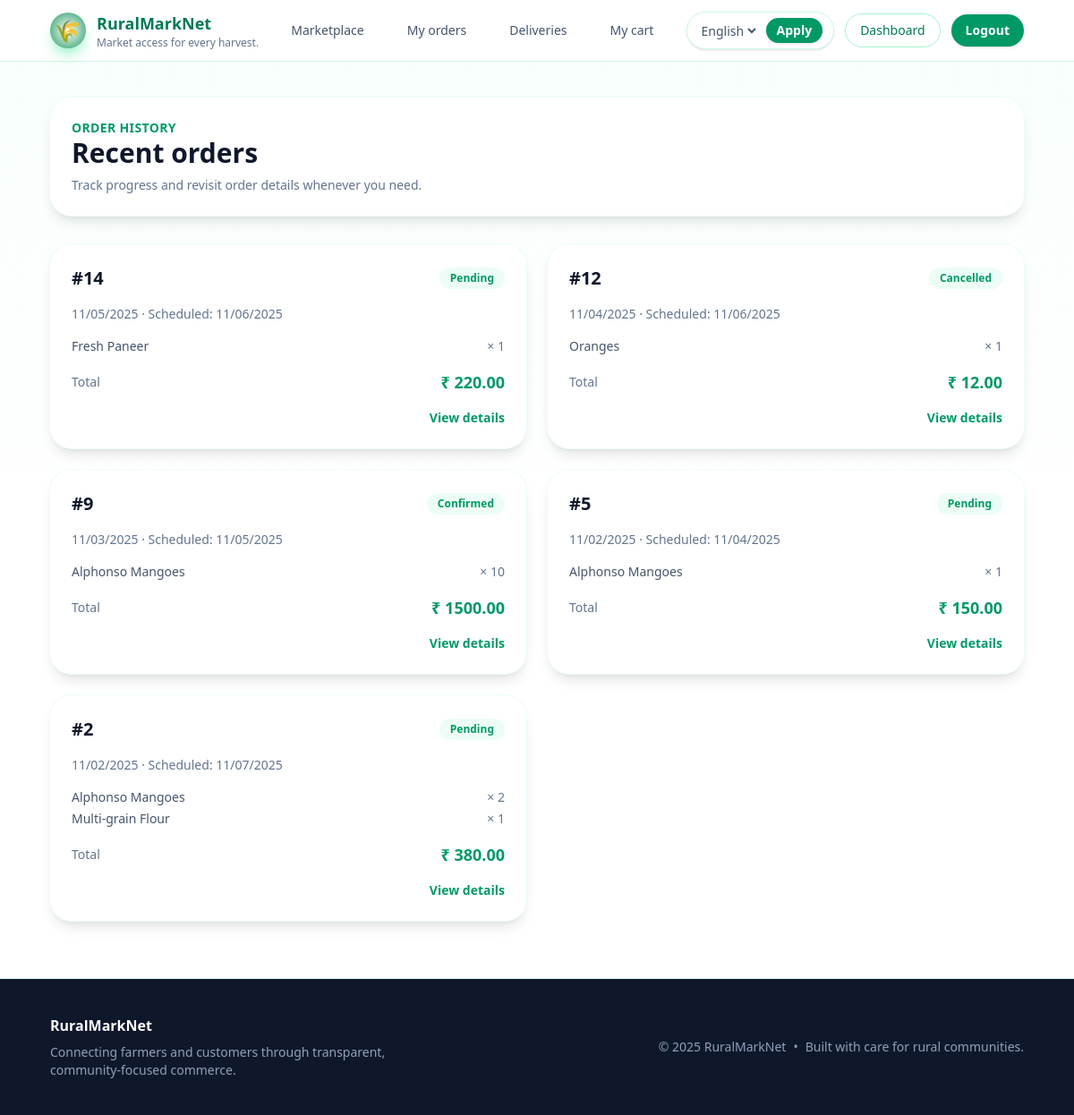
Page /orders/my/ (signed in) on the earlier database version.
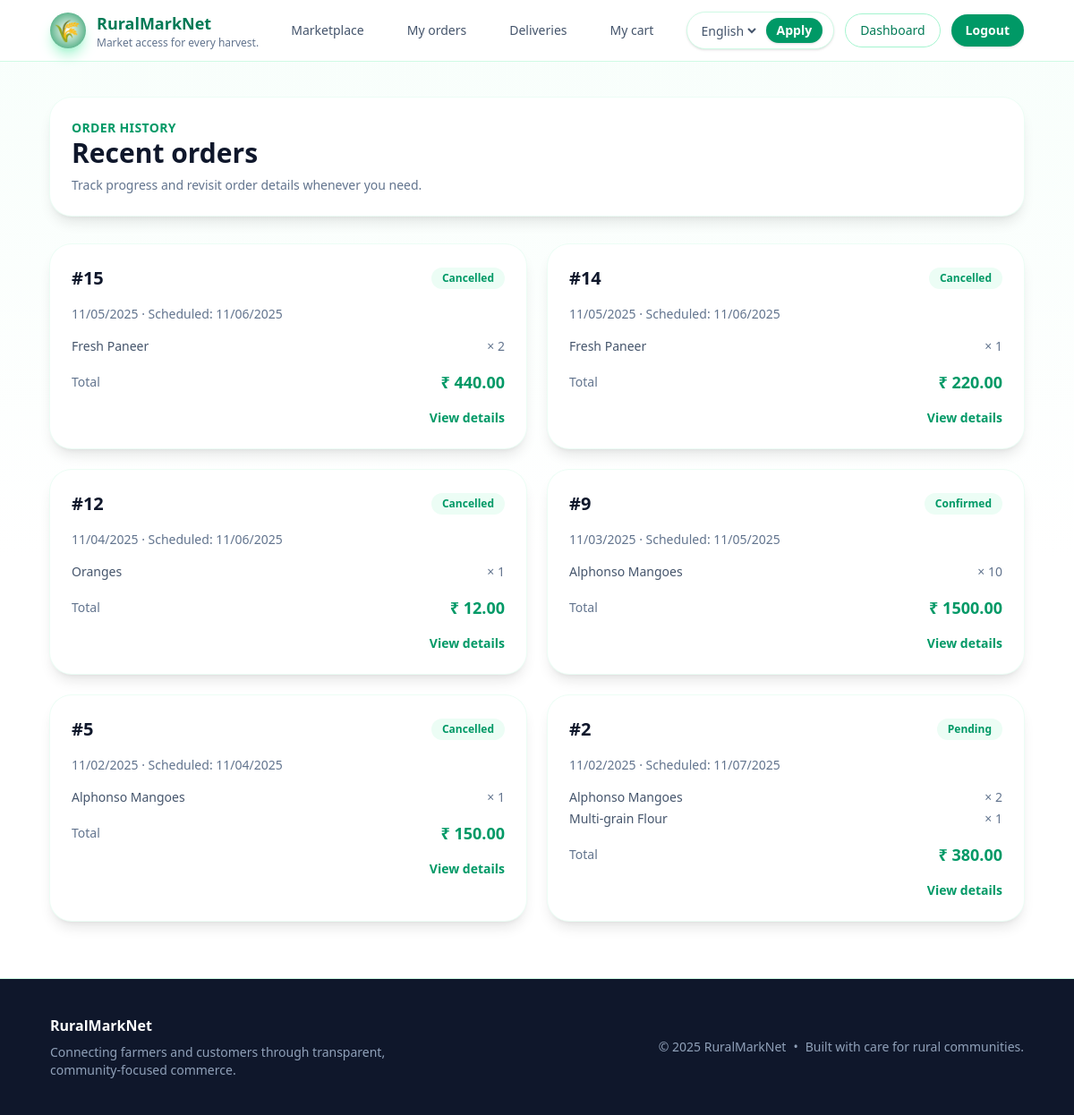
Same page on the later database version.
### orders/models.py (models this page shows, shortened)
class Order(models.Model):
    class Status(models.TextChoices):
        CART = "cart", _("Cart")
        PENDING = "pending", _("Pending")
        CONFIRMED = "confirmed", _("Confirmed")
        SHIPPED = "shipped", _("Shipped")
        DELIVERED = "delivered", _("Delivered")
        CANCELLED = "cancelled", _("Cancelled")
    class PaymentStatus(models.TextChoices):
        UNPAID = "unpaid", _("Unpaid")
        PAID = "paid", _("Paid")
        REFUNDED = "refunded", _("Refunded")
        FAILED = "failed", _("Failed")
    customer = models.ForeignKey(
        settings.AUTH_USER_MODEL,
        on_delete=models.CASCADE,
        related_name="orders",
    )
    status = models.CharField(
        max_length=20, choices=Status.choices, default=Status.CART
    )
    payment_status = models.CharField(
        max_length=20, choices=PaymentStatus.choices, default=PaymentStatus.UNPAID
    )
    total_amount = models.DecimalField(max_digits=10, decimal_places=2, default=0)
    delivery_address = models.TextField(blank=True)
    scheduled_date = models.DateField(null=True, blank=True)
    scheduled_window = models.CharField(max_length=50, blank=True)
    notes = models.TextField(blank=True)
    created_at = models.DateTimeField(auto_now_add=True)
    updated_at = models.DateTimeField(auto_now=True)
    class Meta:
        ordering = ["-created_at"]

class OrderItem(models.Model):
    order = models.ForeignKey(
        Order,
        on_delete=models.CASCADE,
        related_name="items",
    )
    product = models.ForeignKey(Product, on_delete=models.PROTECT)
    quantity = models.PositiveIntegerField(default=1)
    price = models.DecimalField(max_digits=8, decimal_places=2)
    line_total = models.DecimalField(max_digits=10, decimal_places=2, editable=False)
    class Meta:
        unique_together = ("order", "product")

### products/models.py (models this page shows, shortened)
class Product(models.Model):
    class Categories(models.TextChoices):
        VEGETABLES = "vegetables", _("Vegetables")
        FRUITS = "fruits", _("Fruits")
        DAIRY = "dairy", _("Dairy")
        GRAINS = "grains", _("Grains")
        OTHERS = "others", _("Others")
    class Units(models.TextChoices):
        KILOGRAM = "kg", _("Kilogram")
        GRAM = "g", _("Gram")
        LITRE = "l", _("Litre")
        PIECE = "piece", _("Piece")
        BUNCH = "bunch", _("Bunch")
    class QualityGrades(models.TextChoices):
        PREMIUM = "premium", _("Premium grade")
        STANDARD = "standard", _("Standard grade")
        ECONOMY = "economy", _("Economy grade")
    class FarmingPractices(models.TextChoices):
        ORGANIC = "organic", _("Organic")
        NATURAL = "natural", _("Natural")
        CONVENTIONAL = "conventional", _("Conventional")
        HYDROPONIC = "hydroponic", _("Hydroponic")
    name = models.CharField(max_length=255)
    slug = models.SlugField(unique=True, blank=True)
    farmer = models.ForeignKey(
        settings.AUTH_USER_MODEL,
        on_delete=models.CASCADE,
        related_name="products",
    )
    category = models.CharField(max_length=32, choices=Categories.choices)
    description = models.TextField(blank=True)
    price = models.DecimalField(max_digits=8, decimal_places=2)
    unit = models.CharField(
        max_length=16,
        choices=Units.choices,
        default=Units.KILOGRAM,
        help_text=_("Measurement customers will see when ordering."),
    )
    unit_quantity = models.DecimalField(
        max_digits=6,
        decimal_places=2,
        default=Decimal("1.00"),
        validators=[MinValueValidator(Decimal("0.01"))],
        help_text=_("Amount of produce included per unit."),
    )
    quality_grade = models.CharField(
        max_length=32,
        choices=QualityGrades.choices,
        default=QualityGrades.STANDARD,
        help_text=_("Visible quality grade to reassure buyers."),
    )
    farming_practice = models.CharField(
        max_length=32,
        choices=FarmingPractices.choices,
        default=FarmingPractices.CONVENTIONAL,
        help_text=_("Primary growing method used."),
    )
    harvest_date = models.DateField(blank=True, null=True, help_text=_("Optional harvest date for traceability."))
    best_before_days = models.PositiveSmallIntegerField(
        blank=True,
        null=True,
        help_text=_("Number of days the produce stays at peak quality."),
    )
    inventory = models.PositiveIntegerField(default=0)
    available = models.BooleanField(default=True)
    location = models.CharField(max_length=128, blank=True)
    storage_instructions = models.TextField(blank=True, help_text=_("Tips customers should follow after delivery."))
    certifications = models.CharField(
        max_length=255,
        blank=True,
        help_text=_("Organic, FPO or other certification names."),
    )
    image = models.ImageField(upload_to="products/", blank=True)
    created_at = models.DateTimeField(auto_now_add=True)
    updated_at = models.DateTimeField(auto_now=True)
    class Meta:
        ordering = ["name"]
        verbose_name = _("Product")
        verbose_name_plural = _("Products")

### orders/views.py (the view)
# urls.py: path("my/", OrderListView.as_view(), name="list"),
class OrderListView(CustomerRequiredMixin, ListView):
    template_name = "orders/order_list.html"
    context_object_name = "orders"
    def get_queryset(self):  # type: ignore[override]
        return (
            Order.objects.filter(customer=self.request.user)
            .exclude(status=Order.Status.CART)
            .prefetch_related("items__product")
            .order_by("-created_at")
        )

### products/forms.py
class ProductFilterForm(forms.Form):
    search = forms.CharField(required=False, label=_("Search"))
    category = forms.ChoiceField(
        required=False,
        choices=[("", _("All categories"))] + list(Product.Categories.choices),
    )
    min_price = forms.DecimalField(required=False, min_value=0, label=_("Min price"))
    max_price = forms.DecimalField(required=False, min_value=0, label=_("Max price"))
    available = forms.BooleanField(required=False, initial=True, label=_("In stock"))

### accounts/mixins.py (called while the page is built)
    def test_func(self) -> bool:  # noqa: D401
        request = getattr(self, "request", None)
        user = getattr(request, "user", None)
        return bool(
            getattr(user, "is_authenticated", False)
            and getattr(user, "is_customer", False)
            and not getattr(user, "is_staff", False)
        )

### accounts/models.py (called while the page is built)
    @property
    def is_customer(self) -> bool:
        return self.role == self.Roles.CUSTOMER

### products/context_processors.py (called while the page is built)
def product_filters(request):
    return {
        "product_filter_form": ProductFilterForm(request.GET or None),
        "product_categories": Product.Categories.choices,
    }

### orders/templates/orders/order_list.html (shortened to what this page needs)
{% extends "base.html" %}
{% load i18n %}
{% block content %}
<section class="space-y-8">
    <div class="rounded-3xl bg-white p-6 shadow-lg ring-1 ring-emerald-50">
        <p class="text-sm font-semibold uppercase tracking-wide text-emerald-600">{% trans "Order history" %}</p>
        <h1 class="text-3xl font-semibold text-slate-900">{% trans "Recent orders" %}</h1>
        <p class="mt-2 text-sm text-slate-500">{% trans "Track progress and revisit order details whenever you need." %}</p>
    </div>
    {% if orders %}
        <div class="grid gap-6 md:grid-cols-2">
            {% for order in orders %}
                <article class="flex h-full flex-col gap-4 rounded-3xl bg-white p-6 shadow-lg ring-1 ring-emerald-50">
                    <div class="flex items-center justify-between">
                        <h2 class="text-xl font-semibold text-slate-900">#{{ order.pk }}</h2>
                        <span class="rounded-full bg-emerald-50 px-3 py-1 text-xs font-semibold text-emerald-600">{{ order.get_status_display }}</span>
                    </div>
                    <p class="text-sm text-slate-500">
                        {{ order.created_at|date:"SHORT_DATE_FORMAT" }}
                        {% if order.scheduled_date %}
                            · {% trans "Scheduled" %}: {{ order.scheduled_date|date:"SHORT_DATE_FORMAT" }}
                        {% endif %}
                    </p>
                    <ul class="space-y-1 text-sm text-slate-600">
                        {% for item in order.items.all %}
                            <li class="flex items-center justify-between">
                                <span>{{ item.product.name }}</span>
                                <span class="text-slate-500">× {{ item.quantity }}</span>
                            </li>
                        {% empty %}
                            <li class="text-xs text-slate-400">{% trans "No items recorded yet." %}</li>
                        {% endfor %}
                    </ul>
                    <div class="flex items-center justify-between">
                        <span class="text-sm text-slate-500">{% trans "Total" %}</span>
                        <span class="text-lg font-semibold text-emerald-600">₹ {{ order.total_amount }}</span>
                    </div>
                    <div class="flex items-center justify-end">
                        <a href="{% url 'orders:detail' order.pk %}" class="text-sm font-semibold text-emerald-600 hover:text-emerald-500">{% trans "View details" %}</a>
                    </div>
                </article>
            {% endfor %}
        </div>
    {% endif %}
</section>
{% endblock %}

Differences in the rows shown:
now on this page (row edited): Order: pk "15", status "Cancelled", created_at "11/05/2025", scheduled_date "11/06/2025", total_amount "440.00"
now on this page (row edited): OrderItem: product.name "Fresh Paneer", quantity "2", shown under "15"
changed Order id 14: status "Pending" → "Cancelled"
changed Order id 5: status "Pending" → "Cancelled"
